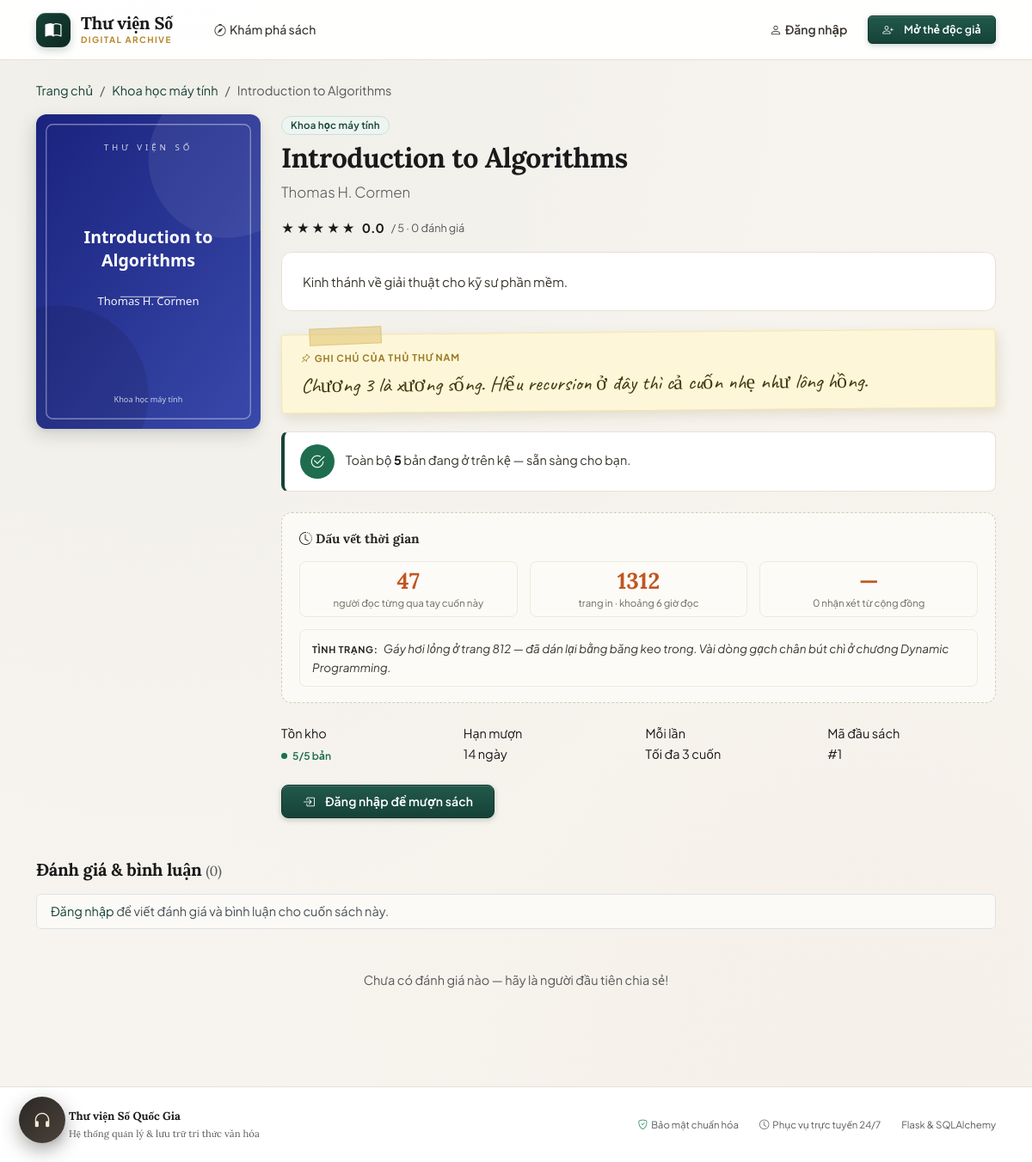
Screenshot of /sach/1 with the database file from the repository.
### models.py (models this page shows, shortened)
class Category(db.Model):
    __tablename__ = 'categories'
    id = db.Column(db.Integer, primary_key=True)
    name = db.Column(db.String(100), unique=True, nullable=False)
    books = db.relationship('Book', back_populates='category')

class Book(db.Model):
    __tablename__ = 'books'
    id = db.Column(db.Integer, primary_key=True)
    title = db.Column(db.String(200), nullable=False, index=True)
    author = db.Column(db.String(150), nullable=False, index=True)
    description = db.Column(db.Text, nullable=False, default='')
    quantity = db.Column(db.Integer, nullable=False, default=0)
    cover_url = db.Column(db.String(300), nullable=True)
    category_id = db.Column(db.Integer, db.ForeignKey('categories.id'), nullable=True)
    created_at = db.Column(db.DateTime, default=now, nullable=False)
    mood = db.Column(db.String(30), nullable=True, index=True)
    pages = db.Column(db.Integer, nullable=True, default=0)
    condition_note = db.Column(db.String(300), nullable=True, default='')
    times_borrowed = db.Column(db.Integer, nullable=False, default=0)
    librarian_note = db.Column(db.String(400), nullable=True, default='')
    librarian_note_by = db.Column(db.String(80), nullable=True, default='')
    spine_color = db.Column(db.String(9), nullable=True, default='')
    category = db.relationship('Category', back_populates='books')
    borrow_requests = db.relationship('BorrowRequest', backref='book', lazy='dynamic')
    reviews = db.relationship('Review', backref='book', lazy='dynamic')
    @property
    def borrowed_count(self):
        return BorrowRequest.query.filter(
            BorrowRequest.book_id == self.id,
            BorrowRequest.status.in_(ACTIVE_BORROW_STATUSES),
        ).count()
    @property
    def available(self):
        return max(0, self.quantity - self.borrowed_count)
    @property
    def in_stock(self):
        return self.available > 0
    @property
    def average_rating(self):
        row = (
            db.session.query(func.avg(Review.rating), func.count(Review.id))
            .filter(Review.book_id == self.id)
            .one()
        )
        avg = round(float(row[0]), 1) if row[0] is not None else 0.0
        return avg, int(row[1] or 0)
    @property
    def cover(self):
        if self.cover_url:
            return self.cover_url
        if has_request_context():
            return url_for('static', filename='covers/default.svg')
        return '/static/covers/default.svg'

### user.py (the view)
@user_bp.route('/sach/<int:book_id>')
def book_detail(book_id):
    book = db.get_or_404(Book, book_id)
    reviews = book.reviews.order_by(Review.created_at.desc()).all()
    avg, count = book.average_rating
    active_request = (
        _active_request(current_user, book_id)
        if current_user.is_authenticated
        else None
    )
    my_review = (
        Review.query.filter_by(user_id=current_user.id, book_id=book_id).first()
        if current_user.is_authenticated
        else None
    )
    return render_template(
        'user/book_detail.html',
        book=book,
        reviews=reviews,
        avg=avg,
        count=count,
        active_request=active_request,
        my_review=my_review,
        queue=_human_queue(book),
    )

### user.py (called while the page is built)
def _human_queue(book):
    holder = (
        BorrowRequest.query.filter(
            BorrowRequest.book_id == book.id,
            BorrowRequest.status.in_(['approved', 'return_pending']),
        )
        .order_by(BorrowRequest.requested_at)
        .first()
    )
    waiting = BorrowRequest.query.filter(
        BorrowRequest.book_id == book.id,
        BorrowRequest.status == 'pending',
    ).count()
    holder_name, days_left = None, None
    if holder is not None:
        holder_name = holder.user.username
        if holder.due_date:
            days_left = (holder.due_date.date() - datetime.now().date()).days
        else:
            days_left = BORROW_DAYS
    return {'holder': holder_name, 'days_left': days_left, 'waiting': waiting}

### templates/user/book_detail.html (shortened to what this page needs)
{% extends 'base.html' %}
{% block content %}
<nav aria-label="breadcrumb">
  <ol class="breadcrumb">
    <li class="breadcrumb-item"><a href="{{ url_for('user.home') }}">Trang chủ</a></li>
    {% if book.category %}
    <li class="breadcrumb-item">
      <a href="{{ url_for('user.home', category=book.category_id) }}">{{ book.category.name }}</a>
    </li>
    {% endif %}
    <li class="breadcrumb-item active">{{ book.title }}</li>
  </ol>
</nav>
<div class="row g-4">
  <div class="col-md-4 col-lg-3">
    <img src="{{ book.cover }}" alt="{{ book.title }}" class="img-fluid w-100 detail-cover">
  </div>
  <div class="col-md-8 col-lg-9">
    {% if book.category %}
    <span class="badge bg-primary mb-2">{{ book.category.name }}</span>
    {% endif %}
    <h1 class="fw-bold" style="font-size: 32px;">{{ book.title }}</h1>
    <p class="lead text-muted mb-3" style="font-size: 1.05rem;">{{ book.author }}</p>
    <div class="d-flex align-items-center gap-2 mb-3">
      <span class="rating-stars large">
        {% for i in range(1, 6) %}
        <span class="{{ 'filled' if i <= avg|round(0)|int else '' }}">★</span>
        {% endfor %}
      </span>
      <b>{{ avg }}</b><span class="text-muted small">/ 5 · {{ count }} đánh giá</span>
    </div>
    <div class="book-description mb-4">{{ book.description }}</div>
    {% if book.librarian_note %}
    <div class="detail-note mb-4">
      <div class="detail-note-tape" aria-hidden="true"></div>
      <div class="detail-note-label"><i class="bi bi-pin-angle me-1"></i>Ghi chú của {{ book.librarian_note_by or 'thủ thư' }}</div>
      <p class="detail-note-text">{{ book.librarian_note }}</p>
    </div>
    {% endif %}
    <div class="human-queue mb-4">
      {% if queue.holder %}
      <div class="hq-row">
        <span class="hq-ic hq-ic-busy"><i class="bi bi-person-book"></i></span>
        <div class="hq-text">
          Sách đang nằm trên bàn đọc của <b>{{ queue.holder }}</b>
          {%- if queue.days_left is not none %}
          (còn <b>{{ queue.days_left }}</b> ngày nữa trả).
          {%- else %}đang được đọc.
          {%- endif %}
          {% if book.in_stock %}Vẫn còn <b>{{ book.available }}</b> bản khác trên kệ.
          {% else %}Hiện tất cả bản đều đang ra ngoài.{% endif %}
          {% if queue.waiting %}
          Đã có <b>{{ queue.waiting }}</b> người xếp hàng chờ.
          {% endif %}
        </div>
      </div>
      {% else %}
      <div class="hq-row">
        <span class="hq-ic hq-ic-free"><i class="bi bi-check2-circle"></i></span>
        <div class="hq-text">
          {% if book.available == book.quantity %}Toàn bộ <b>{{ book.quantity }}</b> bản đang ở trên kệ — sẵn sàng cho bạn.
          {% else %}Còn <b>{{ book.available }}</b> bản đang chờ bạn.
          {% endif %}
        </div>
      </div>
      {% endif %}
    </div>
    <div class="book-history mb-4">
      <div class="bh-head">
        <i class="bi bi-clock-history me-1"></i>Dấu vết thời gian
      </div>
      <div class="bh-grid">
        <div class="bh-item">
          <div class="bh-num">{{ book.times_borrowed or 0 }}</div>
          <div class="bh-lab">người đọc từng qua tay cuốn này</div>
        </div>
        <div class="bh-item">
          <div class="bh-num">{{ book.pages or '—' }}</div>
          <div class="bh-lab">trang in{{ ' · khoảng ' ~ (book.pages / 200)|round(1, 'ceil')|int ~ ' giờ đọc' if book.pages else '' }}</div>
        </div>
        <div class="bh-item">
          <div class="bh-num">{{ avg if count else '—' }}</div>
          <div class="bh-lab">{{ count }} nhận xét từ cộng đồng</div>
        </div>
      </div>
      {% if book.condition_note %}
      <div class="bh-condition">
        <span class="bh-cond-label">Tình trạng:</span>
        {{ book.condition_note }}
      </div>
      {% endif %}
    </div>
    <div class="row g-3 mb-4">
      <div class="col-6 col-md-3">
        <div class="detail-meta">
          <div class="meta-label">Tồn kho</div>
          <div class="stock {{ 'stock-ok' if book.in_stock else 'stock-out' }}">
            <span class="dot"></span>
            {{ book.available }}/{{ book.quantity }} bản
          </div>
        </div>
      </div>
      <div class="col-6 col-md-3">
        <div class="detail-meta">
          <div class="meta-label">Hạn mượn</div>
          <div class="meta-value">14 ngày</div>
        </div>
      </div>
      <div class="col-6 col-md-3">
        <div class="detail-meta">
          <div class="meta-label">Mỗi lần</div>
          <div class="meta-value">Tối đa 3 cuốn</div>
        </div>
      </div>
      <div class="col-6 col-md-3">
        <div class="detail-meta">
          <div class="meta-label">Mã đầu sách</div>
          <div class="meta-value">#{{ book.id }}</div>
        </div>
      </div>
    </div>
    {% if active_request %}
    <div class="alert alert-info py-3 mb-0 flash-alert">
      <i class="bi bi-hourglass-split me-1"></i>
      Bạn đã có yêu cầu mượn cuốn sách này —
      <b>{{ status_labels[active_request.status] }}</b>.
      {% if active_request.status == 'approved' and active_request.due_date %}
      Hạn trả: <b>{{ active_request.due_date|fmt_date }}</b>.
      {% endif %}
    </div>
    {% elif not current_user.is_authenticated %}
    <a href="{{ url_for('auth.login', next=request.path) }}" class="btn btn-primary px-4 py-2">
      <i class="bi bi-box-arrow-in-right me-1"></i>Đăng nhập để mượn sách
    </a>
    {% endif %}
  </div>
</div>
<section class="mt-5">
  <h2 class="section-title mb-3">
    Đánh giá &amp; bình luận
    <span class="text-muted fw-normal" style="font-size: 1rem;">({{ count }})</span>
  </h2>
  {% if current_user.is_authenticated %}
  <form method="post" action="{{ url_for('user.add_review', book_id=book.id) }}"
        class="card p-3 mb-4">
    <div class="d-flex align-items-center gap-2 mb-3">
      <span class="fw-semibold small text-nowrap" style="color:var(--ink-2)">Bạn chấm cuốn này:</span>
      <div class="star-input">
        <input type="radio" name="rating" id="st5" value="5"
               {% if my_review and my_review.rating == 5 %}checked{% endif %}>
        <label for="st5" title="5 sao">★</label>
        <input type="radio" name="rating" id="st4" value="4"
               {% if my_review and my_review.rating == 4 %}checked{% endif %}>
        <label for="st4" title="4 sao">★</label>
        <input type="radio" name="rating" id="st3" value="3"
               {% if my_review and my_review.rating == 3 %}checked{% endif %}>
        <label for="st3" title="3 sao">★</label>
        <input type="radio" name="rating" id="st2" value="2"
               {% if my_review and my_review.rating == 2 %}checked{% endif %}>
        <label for="st2" title="2 sao">★</label>
        <input type="radio" name="rating" id="st1" value="1"
               {% if my_review and my_review.rating == 1 %}checked{% endif %}>
        <label for="st1" title="1 sao">★</label>
      </div>
    </div>
    <div class="d-flex gap-2">
      <textarea name="comment" class="form-control" rows="2" minlength="5" required
                placeholder="Chia sẻ cảm nhận của bạn về cuốn sách này…">{{ my_review.comment if my_review else '' }}</textarea>
      <button class="btn btn-primary text-nowrap align-self-end">
        {{ 'Cập nhật' if my_review else 'Gửi đánh giá' }}
      </button>
    </div>
  </form>
  {% else %}
  <div class="alert alert-light border py-2 mb-4" style="background:#fbfaf7;">
    <a href="{{ url_for('auth.login', next=request.path) }}">Đăng nhập</a>
    để viết đánh giá và bình luận cho cuốn sách này.
  </div>
  {% endif %}
  {% if reviews %}
  <div class="card px-4">
    {% for r in reviews %}
    <div class="review-item d-flex gap-3">
      <div class="review-avatar">{{ r.author.username[:1]|upper }}</div>
      <div class="flex-grow-1">
        <div class="d-flex flex-wrap align-items-center gap-2">
          <b>{{ r.author.username }}</b>
          <span class="small text-warning">
            {% for i in range(1, 6) %}
            {% if i <= r.rating %}★{% else %}<span class="text-muted">★</span>{% endif %}
            {% endfor %}
          </span>
          <span class="text-muted small">· {{ r.created_at|fmt_date }}</span>
        </div>
        <p class="mb-0 mt-1">{{ r.comment }}</p>
      </div>
    </div>
    {% endfor %}
  </div>
  {% else %}
  <p class="text-muted text-center py-4">
    Chưa có đánh giá nào — hãy là người đầu tiên chia sẻ!
  </p>
  {% endif %}
</section>
{% endblock %}

### rows the page displays
Category: category.name "Khoa học máy tính"
Book: title "Introduction to Algorithms", cover (picture), author "Thomas H. Cormen", description "Kinh thánh về giải thuật cho kỹ sư phần mềm.", librarian_note_by "THỦ THƯ NAM", librarian_note "Chương 3 là xương sống. Hiểu recursion ở đây thì cả cuốn nhẹ như lông hồng.", quantity "5", times_borrowed "47", pages "1312", pages "· khoảng 6 giờ đọc", condition_note "Gáy hơi lỏng ở trang 812 — đã dán lại bằng băng keo trong. Vài dòng gạch chân bút chì ở chương Dynamic Programming.", available "5", id "1"

### other values shown
{{ avg }} "0.0"
{{ count }} "0"
{{ avg if count else '—' }} "—"
